Frame 1 (no input): blank canvas, image omitted
Frame 60 (the mouse pressed at the canvas centre just before this capture): blank canvas, image omitted
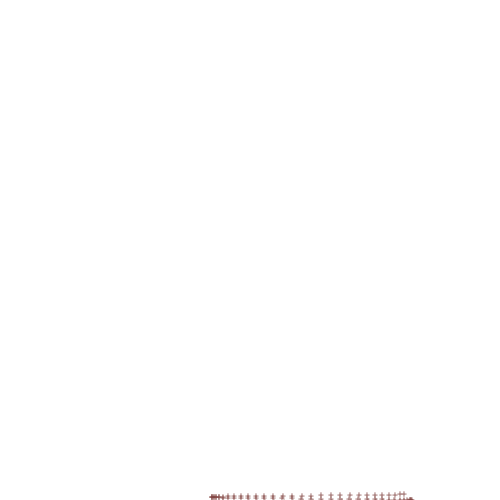
Frame 120 (the mouse held since frame 60 and released just before this capture)

The Processing sketch whose frames 1 and 60 were blank and that drew this single picture after the mouse press (run headless with seeded random() and noise(); from frame 60 on, the mouse is pressed at the canvas centre):

// Processing sketch: Towers
// ── Towers.pde
float x,y,b=.098;

void setup(){
  size(500,500);
  background(255);
  
  noFill();
  colorMode(HSB,99);
  noStroke();
  frameRate(200);
}

void draw(){
  y-=b;
  text('+',x+sin(y)*100,y);
  if(y<0){
    x=random(50,450);
    y=510;
    fill(frameCount%99,50,50);
  }
}
